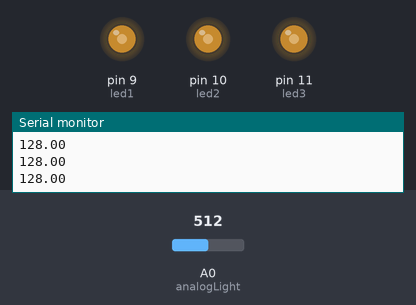
Bench run of a sketch on a simulated Arduino Uno, built with avr-gcc and run on an emulated ATmega328P. Shown: output pins drawn as LEDs (lit = HIGH), the last lines printed to the serial monitor. Inputs (shaded band) come from the test bench; at power-on: A0 (analogLight) = 512.

Above: at 1.2 s.
1.3 s: A0 (analogLight) set to 716
At 2.4 s:
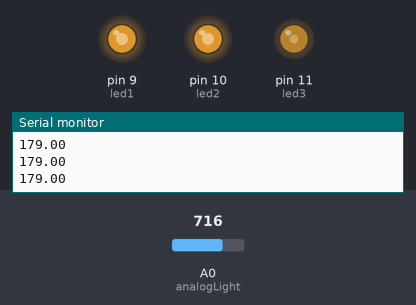
2.8 s: A0 (analogLight) set to 900
At 3.5 s:
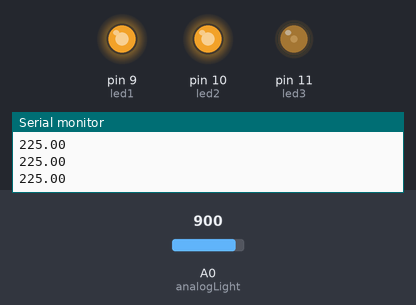
4.3 s: A0 (analogLight) set to 1023
At 5.5 s:
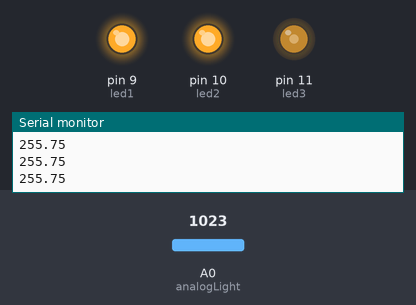
5.8 s: A0 (analogLight) set to 306
At 7.0 s:
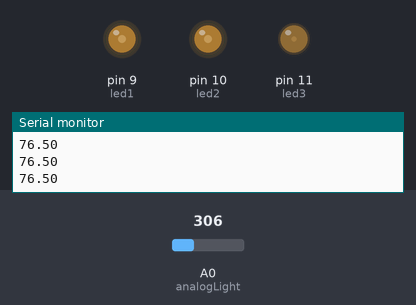
7.3 s: A0 (analogLight) set to 122
At 8.2 s:
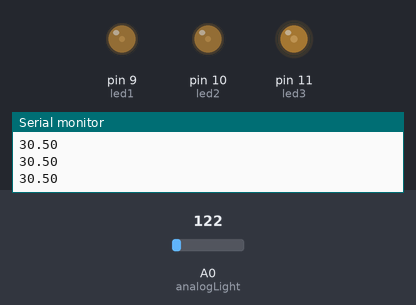
8.8 s: A0 (analogLight) set to 0
At 9.3 s:
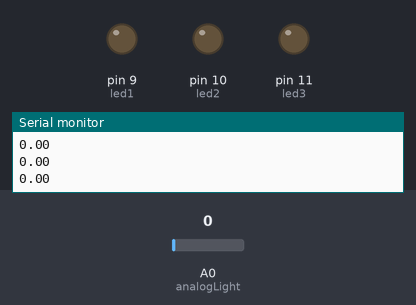
Timing chart, 0 to 11.3 s (numbered marks = the images above; inputs shaded):
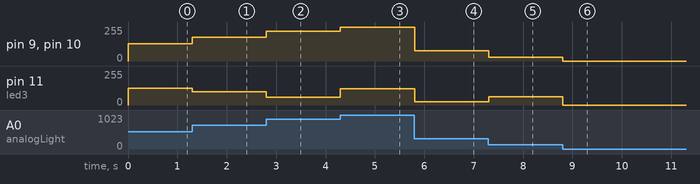

Measured:
- after the input at 1.3 s, pin 9 (led1), pin 10 (led2): 128/255 → 179/255 at once; pin 11 (led3): 126/255 → 98/255 at once
- after the input at 2.8 s, pin 9 (led1), pin 10 (led2): 179/255 → 225/255 at once; pin 11 (led3): 98/255 → 60/255 at once
- after the input at 4.3 s, pin 9 (led1), pin 10 (led2): 225/255 → 255/255 at once; pin 11 (led3): 60/255 → 121/255 at once
- after the input at 5.8 s, pin 9 (led1), pin 10 (led2): 255/255 → 76/255 at once; pin 11 (led3): 121/255 → 23/255 at once
- after the input at 7.3 s, pin 9 (led1), pin 10 (led2): 76/255 → 30/255 at once; pin 11 (led3): 23/255 → 61/255 at once
- after the input at 8.8 s, pin 9 (led1), pin 10 (led2): 30/255 → 0/255 at once; pin 11 (led3): 61/255 → 0/255 at once

The sketch:

Light.ino
```cpp
  int analogLight = A0;
  int led1 = 9;
  int led2 = 10;
  int led3 = 11;

void setup() {
  // put your setup code here, to run once:'


  Serial.begin(9600);
  pinMode(led1, OUTPUT);
  pinMode(led2, OUTPUT);
  pinMode(led3, OUTPUT);


}

void loop() {
  // put your main code here, to run repeatedly

  float lightValue = analogRead(analogLight);
  lightValue = lightValue/4.0;
  analogWrite(led1, lightValue);
  analogWrite(led2, lightValue);
  analogWrite(led3, int((lightValue * 2)) % 130);
  Serial.println(lightValue);


}
```
